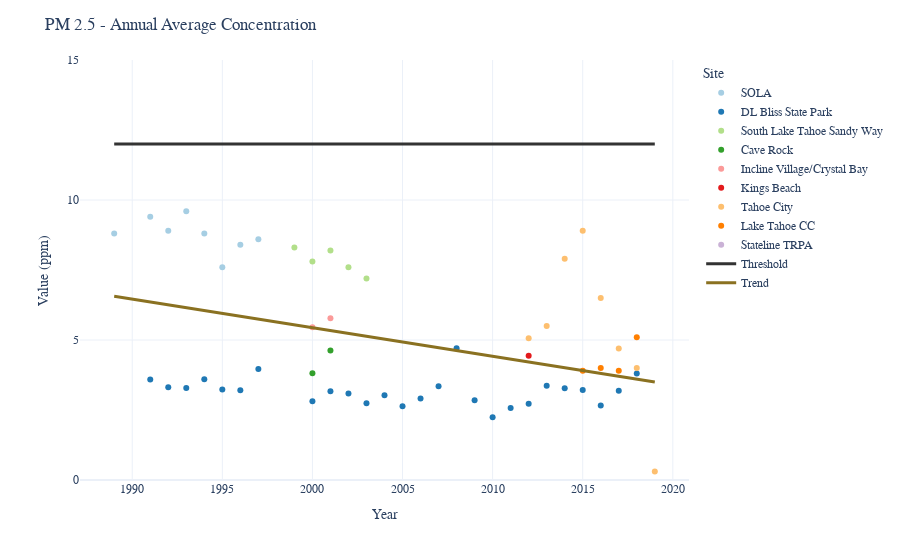

The code cell stored with this chart in its notebook:
### Markdown cell above
## Annual Average Pm2.5 Concentration

### Code cell
# set indicator
indicator = 'PM2.5 - ANNUAL AVG.'
# limit rows to indicator
dfPM25 = dfAir.loc[dfAir['Indicator'] == indicator]
# correct threshold value errors
dfPM25['Threshold Value'] = 12

# setup dataframe
df = dfPM25

# setup plot
fig = px.scatter(df, x = 'Year', y= 'Value', color='Site', 
                 color_discrete_map=color_discrete_map,
                 hover_data={'Year':False, # remove year from hover data
                             'Value':':.2f'
                             })

fig.update_traces(hovertemplate='<br>%{y:.2f} ppm')


# create threshold line
fig.add_trace(go.Scatter(
    y=df['Threshold Value'],
    x=df['Year'],
    name= "Threshold",
    line=dict(color='#333333', width=3),
    mode='lines',
    hovertemplate='Threshold :<br>%{y:.2f} ppm<extra></extra>'
))


# create trendline
fig2 = px.scatter(df, x = 'Year', y= 'Value', 
                 trendline='ols', trendline_color_override='#8a7121')

# set up trendline trace
trendline = fig2.data[1]

# get ols results
fit_results = px.get_trendline_results(fig2).px_fit_results.iloc[0]
# get beta value
beta = fit_results.params[1]
print("Beta = " + str(fit_results.params[1]))
# add beta value from trend line to data frame
dfAir.loc[dfAir['Indicator'] == indicator, 'Beta'] = fit_results.params[1]

# create variable of beta
slope = dfAir.loc[dfAir['Indicator'] == indicator, 'Beta']

# update trendline
trendline.update(showlegend=True, name="Trend", line_width=3, 
                 customdata=slope, hovertemplate='Trend :<br>%{customdata:.2f}<extra></extra>')

# add to figure
fig.add_trace(trendline)

# set layout
fig.update_layout(title="PM 2.5 - Annual Average Concentration",
                    font_family=font,
                    template=template,
                    showlegend=True,
                    hovermode="x unified",
                    xaxis = dict(
                        tickmode = 'linear',
                        tick0 = 1985,
                        dtick = 5
                    ),
                    yaxis = dict(
                        tickmode = 'linear',
                        tick0 = 0,
                        dtick = 5,
                        range=[0, 15],
                        title_text='Value (ppm)'
                    )
                  
                 )


# show figure
fig.show()
# save to HTML
fig.write_html(os.path.join(workspace, "AirQuality_AnnualPM25.html"))

### Figure 1 — Plotly figure (JSON) as saved in the notebook; plotly's stock layout.template omitted (floating-point values rounded to 4 significant figures)
{"data": [{"customdata": [[1989, 8.8], [1990, null], [1991, 9.4], [1992, 8.9], [1993, 9.6], [1994, 8.8], [1995, 7.6], [1996, 8.4], [1997, 8.6]], "hovertemplate": "<br>%{y:.2f} ppm", "legendgroup": "SOLA", "marker": {"color": "#a6cee3", "symbol": "circle"}, "mode": "markers", "name": "SOLA", "orientation": "v", "showlegend": true, "type": "scatter", "x": [1989, 1990, 1991, 1992, 1993, 1994, 1995, 1996, 1997], "xaxis": "x", "y": [8.8, null, 9.4, 8.9, 9.6, 8.8, 7.6, 8.4, 8.6], "yaxis": "y"}, {"customdata": [[1991, 3.592], [1992, 3.312], [1993, 3.282], [1994, 3.6], [1995, 3.229], [1996, 3.201], [1997, 3.96], [1998, null], [1999, null], [2000, 2.814], [2001, 3.172], [2002, 3.087], [2003, 2.738], [2004, 3.029], [2005, 2.631], [2006, 2.907], [2007, 3.345], [2008, 4.705], [2009, 2.849], [2010, 2.243], [2011, 2.569], [2012, 2.725], [2013, 3.369], [2014, 3.276], [2015, 3.211], [2016, 2.658], [2017, 3.183], [2018, 3.8], [2019, null]], "hovertemplate": "<br>%{y:.2f} ppm", "legendgroup": "DL Bliss State Park", "marker": {"color": "#1f78b4", "symbol": "circle"}, "mode": "markers", "name": "DL Bliss State Park", "orientation": "v", "showlegend": true, "type": "scatter", "x": [1991, 1992, 1993, 1994, 1995, 1996, 1997, 1998, 1999, 2000, 2001, 2002, 2003, 2004, 2005, 2006, 2007, 2008, 2009, 2010, 2011, 2012, 2013, 2014, 2015, 2016, 2017, 2018, 2019], "xaxis": "x", "y": [3.592, 3.312, 3.282, 3.6, 3.229, 3.201, 3.96, null, null, 2.814, 3.172, 3.087, 2.738, 3.029, 2.631, 2.907, 3.345, 4.705, 2.849, 2.243, 2.569, 2.725, 3.369, 3.276, 3.211, 2.658, 3.183, 3.8, null], "yaxis": "y"}, {"customdata": [[1999, 8.3], [2000, 7.8], [2001, 8.2], [2002, 7.6], [2003, 7.2]], "hovertemplate": "<br>%{y:.2f} ppm", "legendgroup": "South Lake Tahoe Sandy Way", "marker": {"color": "#b2df8a", "symbol": "circle"}, "mode": "markers", "name": "South Lake Tahoe Sandy Way", "orientation": "v", "showlegend": true, "type": "scatter", "x": [1999, 2000, 2001, 2002, 2003], "xaxis": "x", "y": [8.3, 7.8, 8.2, 7.6, 7.2], "yaxis": "y"}, {"customdata": [[2000, 3.816], [2001, 4.622]], "hovertemplate": "<br>%{y:.2f} ppm", "legendgroup": "Cave Rock", "marker": {"color": "#33a02c", "symbol": "circle"}, "mode": "markers", "name": "Cave Rock", "orientation": "v", "showlegend": true, "type": "scatter", "x": [2000, 2001], "xaxis": "x", "y": [3.816, 4.622], "yaxis": "y"}, {"customdata": [[2000, 5.454], [2001, 5.776]], "hovertemplate": "<br>%{y:.2f} ppm", "legendgroup": "Incline Village/Crystal Bay", "marker": {"color": "#fb9a99", "symbol": "circle"}, "mode": "markers", "name": "Incline Village/Crystal Bay", "orientation": "v", "showlegend": true, "type": "scatter", "x": [2000, 2001], "xaxis": "x", "y": [5.454, 5.776], "yaxis": "y"}, {"customdata": [[2012, 4.44]], "hovertemplate": "<br>%{y:.2f} ppm", "legendgroup": "Kings Beach", "marker": {"color": "#e31a1c", "symbol": "circle"}, "mode": "markers", "name": "Kings Beach", "orientation": "v", "showlegend": true, "type": "scatter", "x": [2012], "xaxis": "x", "y": [4.44], "yaxis": "y"}, {"customdata": [[2012, 5.06], [2013, 5.5], [2014, 7.9], [2015, 8.9], [2016, 6.5], [2017, 4.7], [2018, 4], [2019, 0.3]], "hovertemplate": "<br>%{y:.2f} ppm", "legendgroup": "Tahoe City", "marker": {"color": "#fdbf6f", "symbol": "circle"}, "mode": "markers", "name": "Tahoe City", "orientation": "v", "showlegend": true, "type": "scatter", "x": [2012, 2013, 2014, 2015, 2016, 2017, 2018, 2019], "xaxis": "x", "y": [5.06, 5.5, 7.9, 8.9, 6.5, 4.7, 4, 0.3], "yaxis": "y"}, {"customdata": [[2014, null], [2015, 3.9], [2016, 4], [2017, 3.9], [2018, 5.1]], "hovertemplate": "<br>%{y:.2f} ppm", "legendgroup": "Lake Tahoe CC", "marker": {"color": "#ff7f00", "symbol": "circle"}, "mode": "markers", "name": "Lake Tahoe CC", "orientation": "v", "showlegend": true, "type": "scatter", "x": [2014, 2015, 2016, 2017, 2018], "xaxis": "x", "y": [null, 3.9, 4, 3.9, 5.1], "yaxis": "y"}, {"customdata": [[2018, null], [2019, null]], "hovertemplate": "<br>%{y:.2f} ppm", "legendgroup": "Stateline TRPA", "marker": {"color": "#cab2d6", "symbol": "circle"}, "mode": "markers", "name": "Stateline TRPA", "orientation": "v", "showlegend": true, "type": "scatter", "x": [2018, 2019], "xaxis": "x", "y": [null, null], "yaxis": "y"}, {"hovertemplate": "Threshold :<br>%{y:.2f} ppm<extra></extra>", "line": {"color": "#333333", "width": 3}, "mode": "lines", "name": "Threshold", "type": "scatter", "x": [1989, 1990, 1991, 1991, 1992, 1992, 1993, 1993, 1994, 1994, 1995, 1995, 1996, 1996, 1997, 1997, 1998, 1999, 1999, 2000, 2000, 2000, 2000, 2001, 2001, 2001, 2001, 2002, 2002, 2003, 2003, 2004, 2005, 2006, 2007, 2008, 2009, 2010, 2011, 2012, 2012, 2012, 2013, 2013, 2014, 2014, 2014, 2015, 2015, 2015, 2016, 2016, 2016, 2017, 2017, 2017, 2018, 2018, 2018, 2018, 2019, 2019, 2019], "y": [12, 12, 12, 12, 12, 12, 12, 12, 12, 12, 12, 12, 12, 12, 12, 12, 12, 12, 12, 12, 12, 12, 12, 12, 12, 12, 12, 12, 12, 12, 12, 12, 12, 12, 12, 12, 12, 12, 12, 12, 12, 12, 12, 12, 12, 12, 12, 12, 12, 12, 12, 12, 12, 12, 12, 12, 12, 12, 12, 12, 12, 12, 12]}, {"customdata": [-0.1019, -0.1019, -0.1019, -0.1019, -0.1019, -0.1019, -0.1019, -0.1019, -0.1019, -0.1019, -0.1019, -0.1019, -0.1019, -0.1019, -0.1019, -0.1019, -0.1019, -0.1019, -0.1019, -0.1019, -0.1019, -0.1019, -0.1019, -0.1019, -0.1019, -0.1019, -0.1019, -0.1019, -0.1019, -0.1019, -0.1019, -0.1019, -0.1019, -0.1019, -0.1019, -0.1019, -0.1019, -0.1019, -0.1019, -0.1019, -0.1019, -0.1019, -0.1019, -0.1019, -0.1019, -0.1019, -0.1019, -0.1019, -0.1019, -0.1019, -0.1019, -0.1019, -0.1019, -0.1019, -0.1019, -0.1019, -0.1019, -0.1019, -0.1019, -0.1019, -0.1019, -0.1019, -0.1019], "hovertemplate": "Trend :<br>%{customdata:.2f}<extra></extra>", "legendgroup": "", "line": {"color": "#8a7121", "width": 3}, "marker": {"color": "#636efa", "symbol": "circle"}, "mode": "lines", "name": "Trend", "showlegend": true, "type": "scatter", "x": [1989, 1991, 1991, 1992, 1992, 1993, 1993, 1994, 1994, 1995, 1995, 1996, 1996, 1997, 1997, 1999, 2000, 2000, 2000, 2000, 2001, 2001, 2001, 2001, 2002, 2002, 2003, 2003, 2004, 2005, 2006, 2007, 2008, 2009, 2010, 2011, 2012, 2012, 2012, 2013, 2013, 2014, 2014, 2015, 2015, 2015, 2016, 2016, 2016, 2017, 2017, 2017, 2018, 2018, 2018, 2019], "xaxis": "x", "y": [6.56, 6.356, 6.356, 6.254, 6.254, 6.152, 6.152, 6.051, 6.051, 5.949, 5.949, 5.847, 5.847, 5.745, 5.745, 5.541, 5.439, 5.439, 5.439, 5.439, 5.337, 5.337, 5.337, 5.337, 5.235, 5.235, 5.134, 5.134, 5.032, 4.93, 4.828, 4.726, 4.624, 4.522, 4.42, 4.318, 4.217, 4.217, 4.217, 4.115, 4.115, 4.013, 4.013, 3.911, 3.911, 3.911, 3.809, 3.809, 3.809, 3.707, 3.707, 3.707, 3.605, 3.605, 3.605, 3.503], "yaxis": "y"}], "layout": {"font": {"family": "Calibri"}, "hovermode": "x unified", "legend": {"title": {"text": "Site"}, "tracegroupgap": 0}, "margin": {"t": 60}, "showlegend": true, "title": {"text": "PM 2.5 - Annual Average Concentration"}, "xaxis": {"anchor": "y", "domain": [0, 1], "dtick": 5, "tick0": 1985, "tickmode": "linear", "title": {"text": "Year"}}, "yaxis": {"anchor": "x", "domain": [0, 1], "dtick": 5, "range": [0, 15], "tick0": 0, "tickmode": "linear", "title": {"text": "Value (ppm)"}}}}
